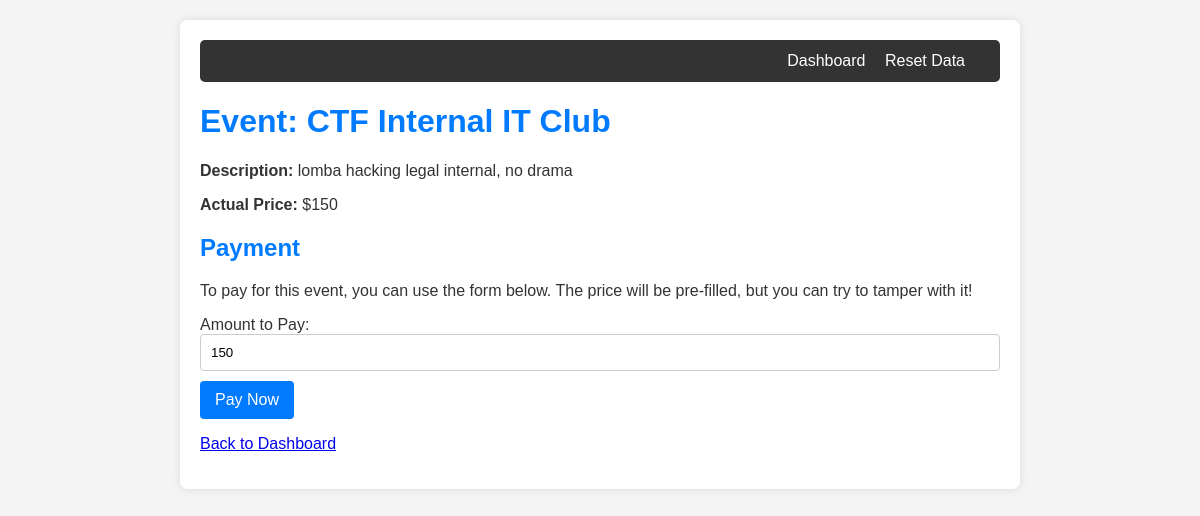
Screenshot of /event/1 with the database file from the repository.
### tables this page shows
CREATE TABLE events (
                id INTEGER PRIMARY KEY AUTOINCREMENT,
                name TEXT NOT NULL,
                price INTEGER NOT NULL,
                description TEXT
            );

### app.py (the view)
@app.route('/event/<int:event_id>')
def event_detail(event_id):
    user_id = 1 # Hardcode user_id for direct access
    db = get_db()
    event = db.execute("SELECT * FROM events WHERE id = ?", (event_id,)).fetchone()
    db.close()
    if event:
        return render_template('event_detail.html', event=event)
    else:
        flash('Event not found.', 'danger')
        return redirect(url_for('dashboard'))

### app.py (called while the page is built)
def get_db():
    db = sqlite3.connect(DATABASE)
    db.row_factory = sqlite3.Row
    return db

### templates/event_detail.html (shortened to what this page needs)
{% extends "base.html" %}
{% block content %}
    <h1>Event: {{ event.name }}</h1>
    <p><strong>Description:</strong> {{ event.description }}</p>
    <p><strong>Actual Price:</strong> ${{ event.price }}</p>
    <h2>Payment</h2>
    <p>To pay for this event, you can use the form below. The price will be pre-filled, but you can try to tamper with it!</p>
    <form method="POST" action="{{ url_for('pay') }}">
        <label for="amount">Amount to Pay:</label><br>
        <input type="number" id="amount" name="amount" value="{{ event.price }}" required min="0" readonly><br>
        <button type="submit">Pay Now</button>
    </form>
    <p><a href="{{ url_for('dashboard') }}">Back to Dashboard</a></p>
{% endblock %}

### templates/base.html (style rules this page uses)
body { font-family: sans-serif; margin: 20px; background-color: #f4f4f4; color: #333; }
form { margin-top: 15px; }
input[type="text"], input[type="password"], input[type="number"] { width: calc(100% - 22px); padding: 10px; margin-bottom: 10px; border: 1px solid #ccc; border-radius: 4px; }
button { background-color: #007bff; color: white; padding: 10px 15px; border: none; border-radius: 4px; cursor: pointer; font-size: 1em; }
h1, h2, h3 { color: #007bff; }

### rows the page displays
events: name "CTF Internal IT Club", description "lomba hacking legal internal, no drama", price "150", amount "150"
